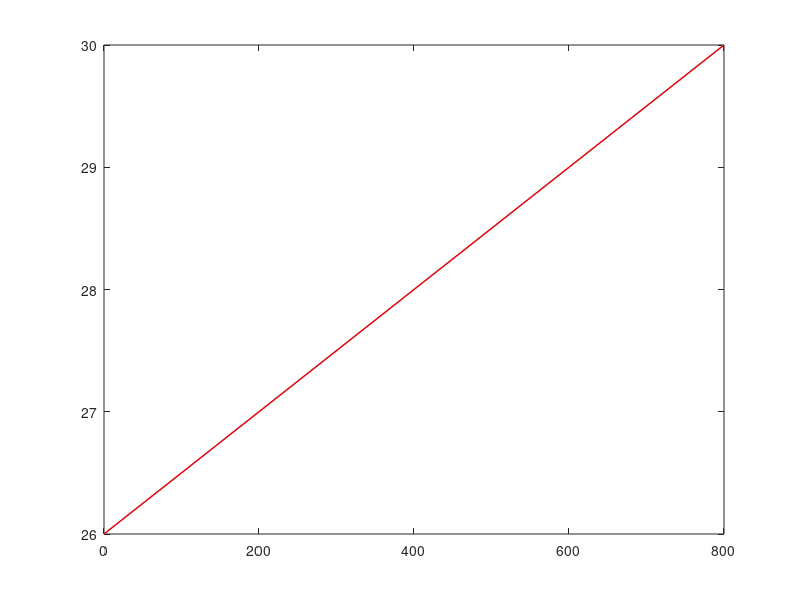

This chart was generated by the following MATLAB code: (Note: this script raises an error after producing the figure.)
%%%%%%%%%%%%%%%%%%%%%%%%%%%%%%%%%
% This is a simple demo to analyze coming data files quasi real time
% check the length of the data file, if new data come in, plot them on
% screen
% author:
% Yuting Zhang 09/19/2012
%%%%%%%%%%%%%%%%%%%%%%%%%%%%%%%%%

clc;clear;close all;
period = 1/5; % P
% Store the Last line. Find the Content that is appended. And Plot them
oldLen = 0;
newTrace = [];
IDSet = []; % Set of Node ID
stateSet = [];
count = 0; % initialize data count
j=1;
g=0;
value1=1;
value2=2;
%M1=struct('tempC',value1,'time',value2);
%M2=struct(field1,value1,field2,value2);

num = 0;

x = [0,200,400,600,800];
y = 26:30;
hLine1 = plot(x,y);
hold on;
hLine2 = plot(x,y);
set(hLine2,'Color','red','LineWidth',1);
%StripChart('Initialize',gca)
while 1
    num = num + 1;
    %disp('check file length')
    [status, oldLen, newTrace]= CheckFile('./SPOTAccelTempData2.txt', oldLen);
    % status == 0 means ok;
    % status == 1 means file open error
    % status == 2 means no update
    % status == 3 means first time to check this file.
    pause(period)
    if status == 1
        disp('cannot find the file...')
        continue;
    elseif status == 2
        %disp('there is no update')
        continue;
    elseif status == 3
        continue;
    end
    disp('there is update')
    
    allID = [newTrace.ID];
    uSet = unique(allID); % Get the unique ID that has sent data.
    newID = setdiff(uSet, IDSet); % Get new ID that just start started
    IDSet = [IDSet, newID]; % Update ID set
    stateSet{ length(IDSet) } = []; % Initialize the state for NewID.
    
 
    
   
    
    disp(['Length of NewTrace: ', num2str(length(newTrace))])
    for i = 1:length(newTrace)
        id = newTrace(i).ID; % Get the source ID of this data gram.
        

        
        Temp = [newTrace(i).tempC, newTrace(i).tempF];
   
        switch id
            case 13711
        %ts1 = ts1.addsample('Time',newTrace(i).time,'Data',newTrace(i).tempC);
        StripChart('Update',hLine1,newTrace(i).tempC);
        
        %time_unix = newTrace(i).time; % example time
        %time_reference = datenum('1970', 'yyyy'); 
        %time_matlab = time_reference + time_unix / 8.64e7;
        %time_matlab_string = datestr(time_matlab, 'HH:MM:SS');
       
        %M1(j).tempC=newTrace(i).tempC;
        %M1(j).time=time_matlab_string;
      
        %if(count<5)
        %ts1 = timeseries(M1(j).tempC,M1(j).time);
       % plot(ts1);
        
        %  j=j+1;
        
        %else ts1 = timeseries(M1,count-5:count);
        %end
        
            case 18014
        %ts2 = ts2.addsample('Time',newTrace(i).time,'Data',newTrace(i).tempC);
        %M2=[M2,newTrace(i).tempC,newTrace(i).time];
        StripChart('Update',hLine2,newTrace(i).tempC);
        
        %time_unix = newTrace(i).time; % example time
        %time_reference = datenum('1970', 'yyyy'); 
        %time_matlab = time_reference + time_unix / 8.64e7;
        %time_matlab_string = datestr(time_matlab, 'HH:MM:SS.FFF');
        %if(count<5)
        %ts2 = timeseries(M2,0:count);
        
       % else ts2 = timeseries(M2,count-5:count);
       % end
   
         %   otherwise 
         %       disp('wrong id');
        end 
            
        
        

        %hLine = plot(newTrace(i).time,newTrace(i).tempC);
        %StripChart('Initialize',gca)
        %StripChart('Update',hLine,newTrace(i).tempC)

        count = count+1;
        disp(['Coming data updated: ',num2str(count)]),
        disp(newTrace(1,i));
               
      
    end
        %plot(ts1);
        %hold on;
        %p=plot(ts2);
        xlabel('time/milisecond');
        ylabel('temper C');
       title('time-temper');
       % set(p,'Color','red','LineWidth',1);
       legend('id=358f','id=465e');
    
    
end